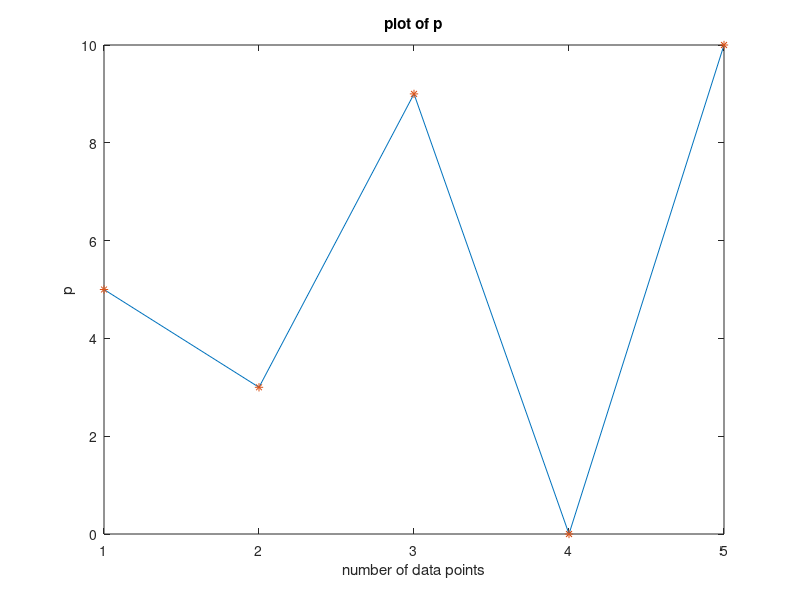
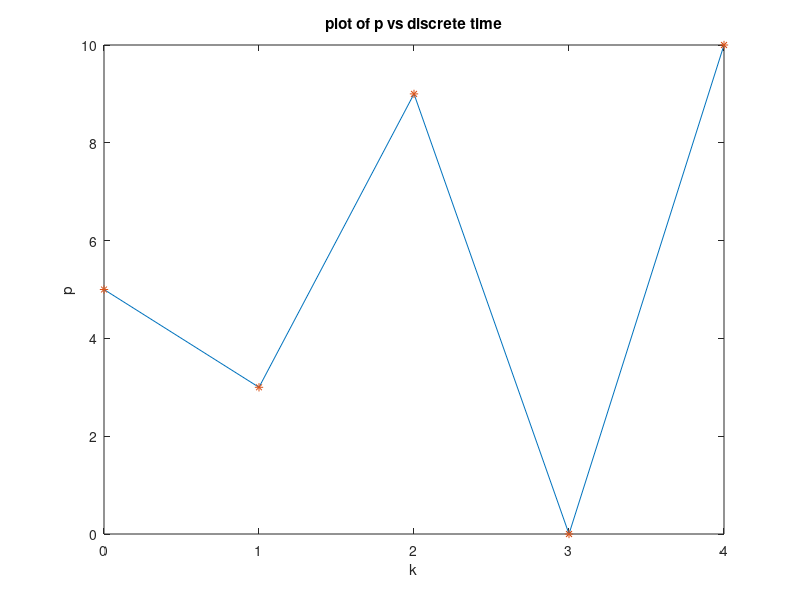
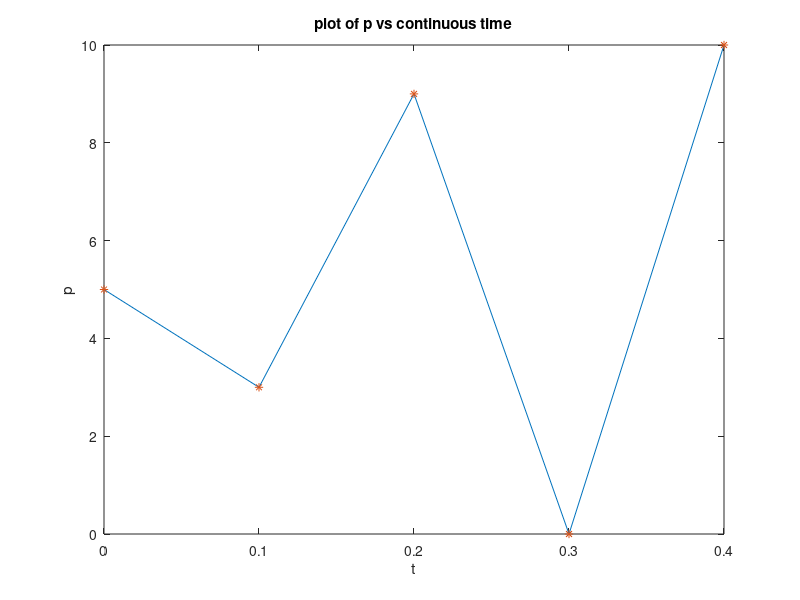
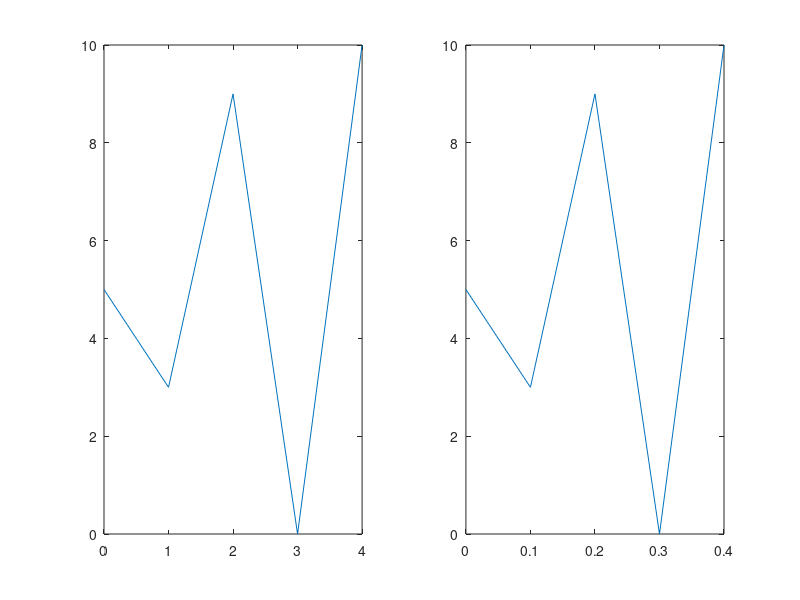

Source code (MATLAB) for these figures, in order:
% ECE 8 - Lecture 11 - Review lecture
close all;
clear all;

% entering data in Matlab
% A simple way is to create a variable
a = 7;              % defines a as the value 7

% A vector can store more than one element
% Recall that p(0) is not allowed!
p(1) = 5;           % First entry of p is equal to 5  
p(2) = 3;
p(3) = 9;
p(4) = 0;
p(5) = 10;
% this results in a row vector of dimension 5 (1x5)

% We could define a column vector instead
q = [p(1);p(2);p(3);p(4);p(5)];

% We could also define matrices
A(1,1) = 1;
A(1,2) = 2;
A(2,1) = -1;
A(2,2) = 3;

% plotting p data as a function of its entries
figure(1)                       % creates Figure 1
plot(p)                         % generates a plot of p
hold on             % holds the previous plot (meaning it is not deleted)
plot(p,'*')                     % generates a plot of p
xlabel('number of data points') % label x axis
ylabel('p')                     % label y axis
title('plot of p')

% plotting p data as a function of discrete time where
% p(1) corresponds to k = 0
% p(2) corresponds to k = 1
% p(3) corresponds to k = 2
% p(4) corresponds to k = 3
% p(5) corresponds to k = 4
% we create a vector k
k = [0 1 2 3 4];                % row vector of dimension 5
figure(2)                       % creates Figure 2
plot(k,p)                       % generates a plot of p
hold on;            % holds the previous plot (meaning it is not deleted)
plot(k,p,'*')                   % generates a plot of p
xlabel('k')                     % label x axis
ylabel('p')                     % label y axis
title('plot of p vs discrete time')

% plotting p data as a function of continuous time with Delta = 0.1
% p(1) corresponds to k = 0 (or equivalently, t = 0)
% p(2) corresponds to k = 1 (or equivalently, t = Delta)
% p(3) corresponds to k = 2 (or equivalently, t = 2 Delta)
% p(4) corresponds to k = 3 (or equivalently, t = 3 Delta)
% p(5) corresponds to k = 4 (or equivalently, t = 4 Delta)
% we create a vector k
k = [0 1 2 3 4];                        % row vector of dimension 5
% we create a vector t
Delta = 0.1;
t = [0 Delta 2*Delta 3*Delta 4*Delta];  % row vector of dimension 5
%t = Delta*k;
figure(3)                               % creates Figure 2
plot(t,p)                               % generates a plot of p
hold on;            % holds the previous plot (meaning it is not deleted)
plot(t,p,'*')                           % generates a plot of p
xlabel('t')                             % label x axis
ylabel('p')                             % label y axis
title('plot of p vs continuous time')

% plot Figure 2 and Figure 3 into a figure that has two plots in the form
% 1x2
figure(4)

subplot(1,2,1)                  % plots (1,1) entry
plot(k,p)                       % generates a plot of p

subplot(1,2,2)                  % plots (2,1)
plot(t,p)                       % generates a plot of p

% Calculate N steps of the position px of the model in the notes
N = 10000;
px0 = 1;                        % given initial position
Delta = 0.001;                  % given step size
% calculate px1, px2, px3, ... pxN
% for this purpose, we define a vector px and use a for loop to define its
% entries via the model p_x,k+1 = p_x,k + Delta v_x,k
px(1) = px0;                    % initialize px at px0
k(1) = 0;                       % initialize k at zero
% pick the input to be equal to one (arbitrarily)
% defines a row vector with N entries, all of them equal to 1
vx = ones(1,N); 
for i = 1:N
    % I will implement this model 
    % p_x,k+1 = p_x,k + Delta v_x,k as
    px(i+1) = px(i) + Delta * vx(i);
    % define discrete time
    k(i+1) = k(i) + 1;
end

% plot px
figure(5)
plot(k,px)